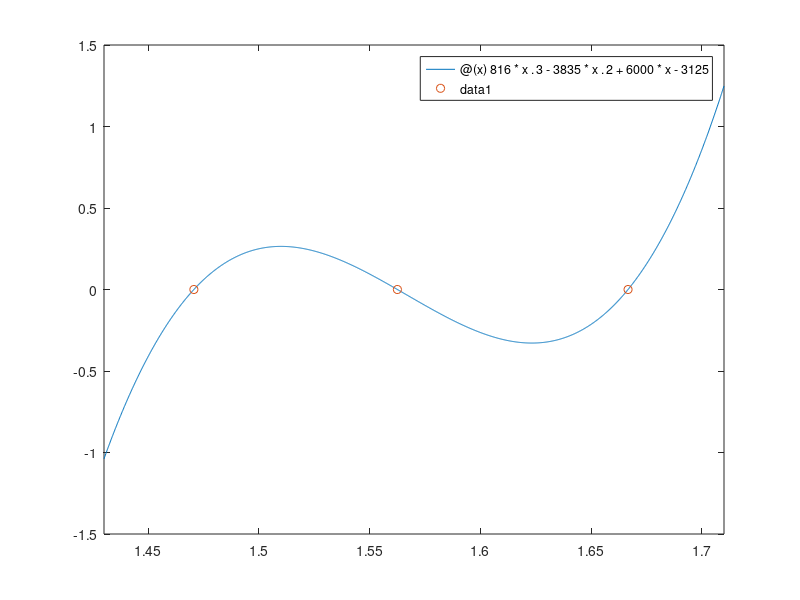

Reproduce this figure in MATLAB. (Note: this script raises an error after producing the figure.)

p = @(x) 816*x.^3 - 3835*x.^2 + 6000*x - 3125;
pprime = @(x) 3*816*x.^2 - 2*3835*x + 6000;

%% a
poly = [816 -3835 6000 -3125];
r = roots(poly)

%% b

fplot(p,[1.43,1.71]);
hold on, plot(r,zeros(3,1),'o');
hold off;

%% c

xprev = 0;
x = 1.5;
k = 0;
while abs(x - xprev) > eps*abs(x)
    xprev = x;
    x = x - p(x)/pprime(x)
    k = k + 1;
end
k

%% d

a=1;
b=2;

while abs(b-a) > eps*abs(b)
    c = a;
    a = b;
    b = b + (b - c)/(p(c)/p(b)-1)
    k = k + 1;
end

k

%% e

a = 1;
b = 2;
k = 0;
while abs(b-a) > eps*abs(b)
    x = (a + b)/2;
    if sign(p(x)) == sign(p(b))
        b = x;
    else
        a = x;
    end
    k = k + 1;
end
a
k


%% f

b = fzerotx(p, [1,2]);

steps = fzerogui(p, [1,2])

%% ingen finder miderste rod

